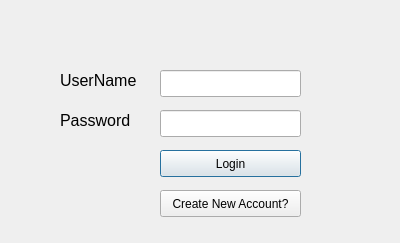
<?xml version="1.0" encoding="UTF-8"?>
<ui version="4.0">
 <class>login</class>
 <widget class="QDialog" name="login">
  <property name="geometry">
   <rect>
    <x>0</x>
    <y>0</y>
    <width>400</width>
    <height>243</height>
   </rect>
  </property>
  <property name="windowTitle">
   <string>login</string>
  </property>
  <widget class="QLabel" name="username">
   <property name="geometry">
    <rect>
     <x>60</x>
     <y>70</y>
     <width>91</width>
     <height>21</height>
    </rect>
   </property>
   <property name="font">
    <font>
     <pointsize>12</pointsize>
    </font>
   </property>
   <property name="text">
    <string>UserName </string>
   </property>
  </widget>
  <widget class="QLabel" name="password">
   <property name="geometry">
    <rect>
     <x>60</x>
     <y>110</y>
     <width>91</width>
     <height>21</height>
    </rect>
   </property>
   <property name="font">
    <font>
     <pointsize>12</pointsize>
    </font>
   </property>
   <property name="text">
    <string>Password </string>
   </property>
  </widget>
  <widget class="QLineEdit" name="usrnm_lineEdit">
   <property name="geometry">
    <rect>
     <x>160</x>
     <y>70</y>
     <width>141</width>
     <height>27</height>
    </rect>
   </property>
   <property name="placeholderText">
    <string/>
   </property>
  </widget>
  <widget class="QLineEdit" name="pswd_lineEdit">
   <property name="geometry">
    <rect>
     <x>160</x>
     <y>110</y>
     <width>141</width>
     <height>27</height>
    </rect>
   </property>
   <property name="placeholderText">
    <string/>
   </property>
   <property name="cursorMoveStyle">
    <enum>Qt::LogicalMoveStyle</enum>
   </property>
  </widget>
  <widget class="QPushButton" name="login_pushButton">
   <property name="geometry">
    <rect>
     <x>160</x>
     <y>150</y>
     <width>141</width>
     <height>27</height>
    </rect>
   </property>
   <property name="text">
    <string>Login</string>
   </property>
  </widget>
  <widget class="QPushButton" name="create_pushButton">
   <property name="geometry">
    <rect>
     <x>160</x>
     <y>190</y>
     <width>141</width>
     <height>27</height>
    </rect>
   </property>
   <property name="text">
    <string>Create New Account?</string>
   </property>
  </widget>
 </widget>
 <layoutdefault spacing="6" margin="11"/>
 <resources/>
 <connections/>
</ui>
